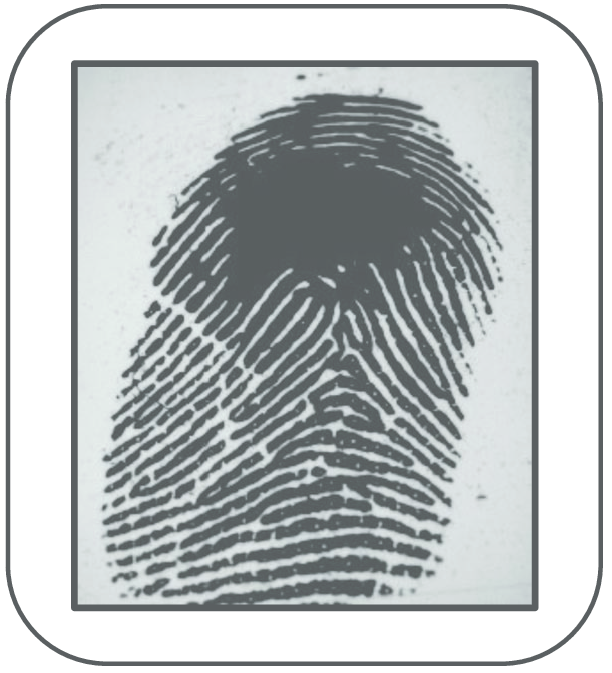
#> input picture SEC4/fingerwithnoise.png, 612 x 673 px
$ python avaragefilter.py
#> lines starting #> are read from the running program, lines starting #| are printed output that depends on the picture
import cv2
from matplotlib import pylab as plt
# original image
img = cv2.imread('fingerwithnoise.png')
#> img is the input picture: shape (673, 612, 3); mean B, G, R 194.1, 193.5, 189.1
# image after filtering
blur = cv2.blur(img, (5, 5))
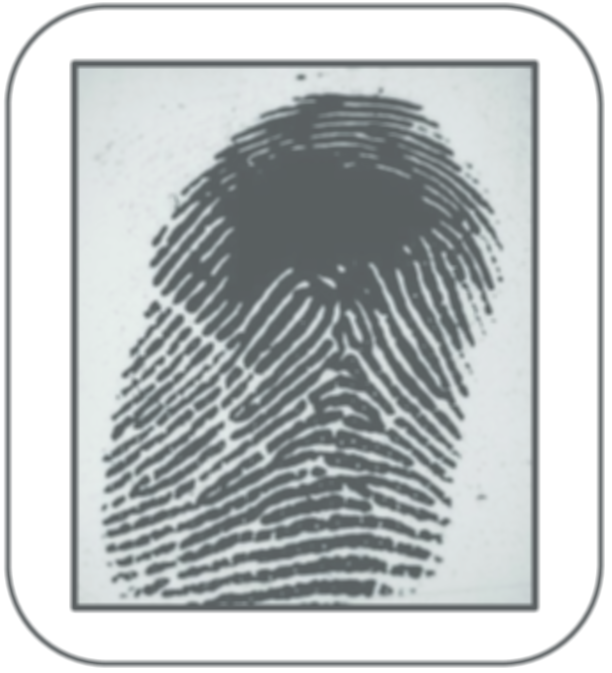
#> blur: shape (673, 612, 3); mean B, G, R 194.1, 193.5, 189.1

#> (the run stopped early here; a loop or call above may not have finished)

$ run again, with SEC4/fingerprint.jpg saved as SEC4/fingerwithnoise.png
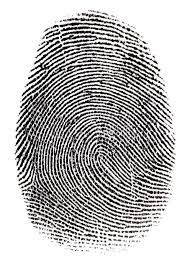
#> input picture SEC4/fingerprint.jpg, 190 x 265 px
#> img is the input picture: shape (265, 190, 3); mean B, G, R 184.3, 184.6, 185.3
#> `blur = cv2.blur(img, (5, 5))`:
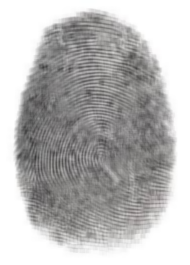
#> blur: shape (265, 190, 3); mean B, G, R 184.3, 184.6, 185.3
